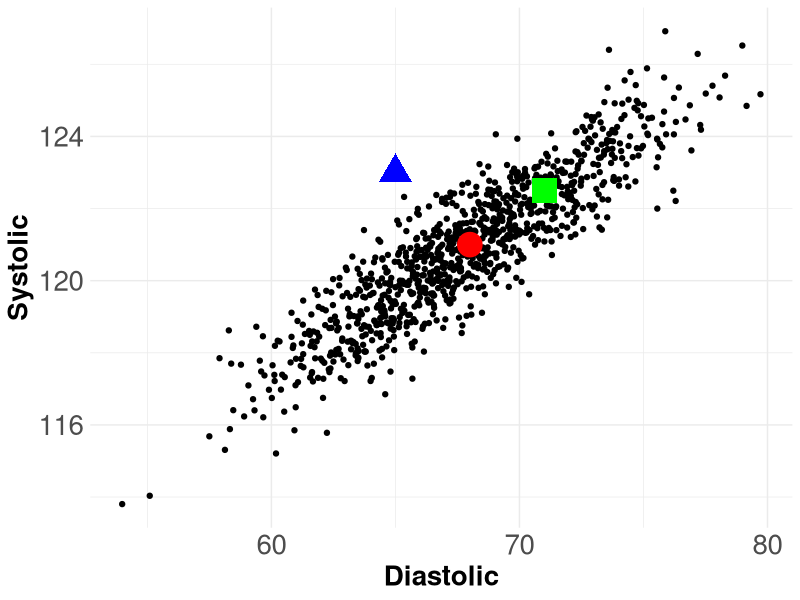

Source code (R): (Note: this script raises an error after producing the figure.)
## ---- chunk 1
knitr::opts_chunk$set(echo = TRUE)
library(caret) 
library(ggplot2)
library(dplyr)
library(readr)
library(Hmisc)
library(ggfortify)
## ---- chunk 2
####graphical illustration of mahalonbis distance 
n <- 1000 ; mean1 = 121 ; mean2 = 68; std1 <- 2 ; std2 <- 4 ; p <-.9

x <- rnorm(n,mean1,std1)

y <- std2 * p * (x-mean1)/std1 + mean2 + std2*rnorm(n,0,sqrt(1-p^2))

demo <- data.frame(dia = y, sys = x)


ggplot(demo, aes(dia, sys)) + 
  geom_point() +
  labs(x="Diastolic", y="Systolic") + 
  theme_minimal() +
  theme(axis.text=element_text(size=20), axis.title=element_text(size=20,face="bold"),legend.text=element_text(size=20),plot.caption = element_text(size = 10)) +
  annotate("point", x = 65, y = 123,
  colour = "blue",size=8,shape=17) +
  annotate("point", x = 68, y = 121,
  colour = "red",size=8) +
  annotate("point", x = 71, y = 122.5,
  colour = "green",size=8,shape=15)

## ---- chunk 3
#___________________________________________________________________________________________________
#### FINDING CUT-OFF MAHALANOBIS DISTANCE via COMPARISON TO THE CHI-SQUARE DISTRIBUTION 
#___________________________________________________________________________________________________
#### looking at distances 
hist(mse$rf_mal)
summary(mse$rf_mal)


#### visualizing cutoff 
qqplot(qchisq(ppoints(1204), df = 2), mse$rf_mal,
       main = expression("Q-Q plot of Mahalanobis" * ~outlier^2 *
                         " vs. quantiles of" * ~ chi[2]^2),xlab = "Chi-Square",ylab = "Mahalanobis")

try <- cbind(qchisq(ppoints(1204), df = 2), sort(mse$rf_mal))
try <- as.data.frame(try)
try %>% filter(V1 > 13.82)
# find outliers
outlier <- mse$rf_mal
outlier <- as.data.frame(outlier)
quantile(outlier$outlier,.95)
outlier$color <- as.factor(ifelse(mse$rf_mal >= 149 ,"over","under"))


## ---- chunk 4
#___________________________________________________________________________________________________
#### VISUALIZING OUTLIERS 
#___________________________________________________________________________________________________
outlier %>% ggplot(aes(sqrt(outlier), fill=color)) + geom_histogram() + theme_minimal() +labs(x = "Distance Between True and Predicted Blood Pressure") + guides(fill=guide_legend(title="95 Percentile")) +
  theme(axis.text=element_text(size=20), axis.title=element_text(size=20,face="bold"),legend.text=element_text(size=20),legend.title = element_text(size=20)) 
## ---- chunk 5
#___________________________________________________________________________________________________
#### Testing Cut-off
####___________________________________________________________________________________________________
###Test
predicted <- cbind(mse$rf_pred_sys, mse$rf_pred_dia)
first <- cbind(lin_frame_test_bp$bpxsy1, lin_frame_test_bp$bpxdi1)
first_to_pred <- mahalanobis(predicted, first, cov(predicted,first))


###looking at classifcations over 
lin_frame_test_bp$fist_to_pred <- first_to_pred
lin_frame_test_bp$color <- as.factor(ifelse(mse$rf_mal >= 149 ,"over","under"))
class_out <- lin_frame_test_bp %>% select(bpxsy1,bpxsy2,bpxsy3,bpxdi1,bpxdi2,bpxdi3,color) %>% filter(color == "over")
class_out$dia_mean <- rowMeans(class_out[,c("bpxdi2","bpxdi3")])
class_out$sys_mean <- rowMeans(class_out[,c("bpxsy2","bpxsy3")])
class_out$bpxsy2 <- NULL 
class_out$bpxsy3 <- NULL
class_out$bpxdi2 <- NULL
class_out$bpxdi3 <- NULL
class_out$color <- NULL 
class_out <- subset(class_out, select=c(4,1,3,2))

#### summary statistic 
class_out$sys_error <- (class_out$sys_mean - class_out$bpxsy1)^2
class_out$di_error <- (class_out$dia_mean - class_out$bpxdi1)^2
sqrt(mean(class_out$sys_error))
sqrt(mean(class_out$di_error))


### malahonbis distance 
mal_true <- cbind(class_out$sys_mean,class_out$dia_mean)
mal_first <- cbind(class_out$bpxsy1,class_out$bpxdi1)
class_out$mal <- mahalanobis(mal_true, mal_first, cov(mal_true,mal_first))
sqrt(mean(class_out$mal))



###looking at classifcations over 
class_out <- lin_frame_test_bp %>% select(bpxsy1,bpxsy2,bpxsy3,bpxdi1,bpxdi2,bpxdi3,color) %>% filter(color == "under")
class_out$dia_mean <- rowMeans(class_out[,c("bpxdi2","bpxdi3")])
class_out$sys_mean <- rowMeans(class_out[,c("bpxsy2","bpxsy3")])
class_out$bpxsy2 <- NULL 
class_out$bpxsy3 <- NULL
class_out$bpxdi2 <- NULL
class_out$bpxdi3 <- NULL
class_out$color <- NULL 
class_out <- subset(class_out, select=c(4,1,3,2))

#### summary statistic 
class_out$sys_error <- (class_out$sys_mean - class_out$bpxsy1)^2
class_out$di_error <- (class_out$dia_mean - class_out$bpxdi1)^2
sqrt(mean(class_out$sys_error))
sqrt(mean(class_out$di_error))


### malahonbis distance 
mal_true <- cbind(class_out$sys_mean,class_out$dia_mean)
mal_first <- cbind(class_out$bpxsy1,class_out$bpxdi1)
class_out$mal <- mahalanobis(mal_true, mal_first, cov(mal_true,mal_first))
sqrt(mean(class_out$mal))
## ---- chunk 6
    ###sys 
    linear = lm(sys_mean~ridageyr+bmxwt,lin_frame_clean)
    prediction_frame <- data.frame(ridageyr = 40,bmxwt = 70)
    prediction_sys <- predict(linear, prediction_frame)
    
    
    ###dia 
    linear = lm(dia_mean~ridageyr+bmxwt,lin_frame_clean)
    prediction_frame <- data.frame(ridageyr = 40,bmxwt = 70)
    prediction_dia <- predict(linear, newdata = prediction_frame)
    
    ##distnace
    prediction <- data.frame(preds = prediction_sys,predd = prediction_dia)
    observed <- data.frame(systolic = 100,diastolic = 100)
    a <- cbind(observed$systolic, observed$diastolic) 
    b <- cbind(prediction$preds, prediction$predd)
    
    tryer <- mahalanobis(a, b, cov(a,b))
    tryer
